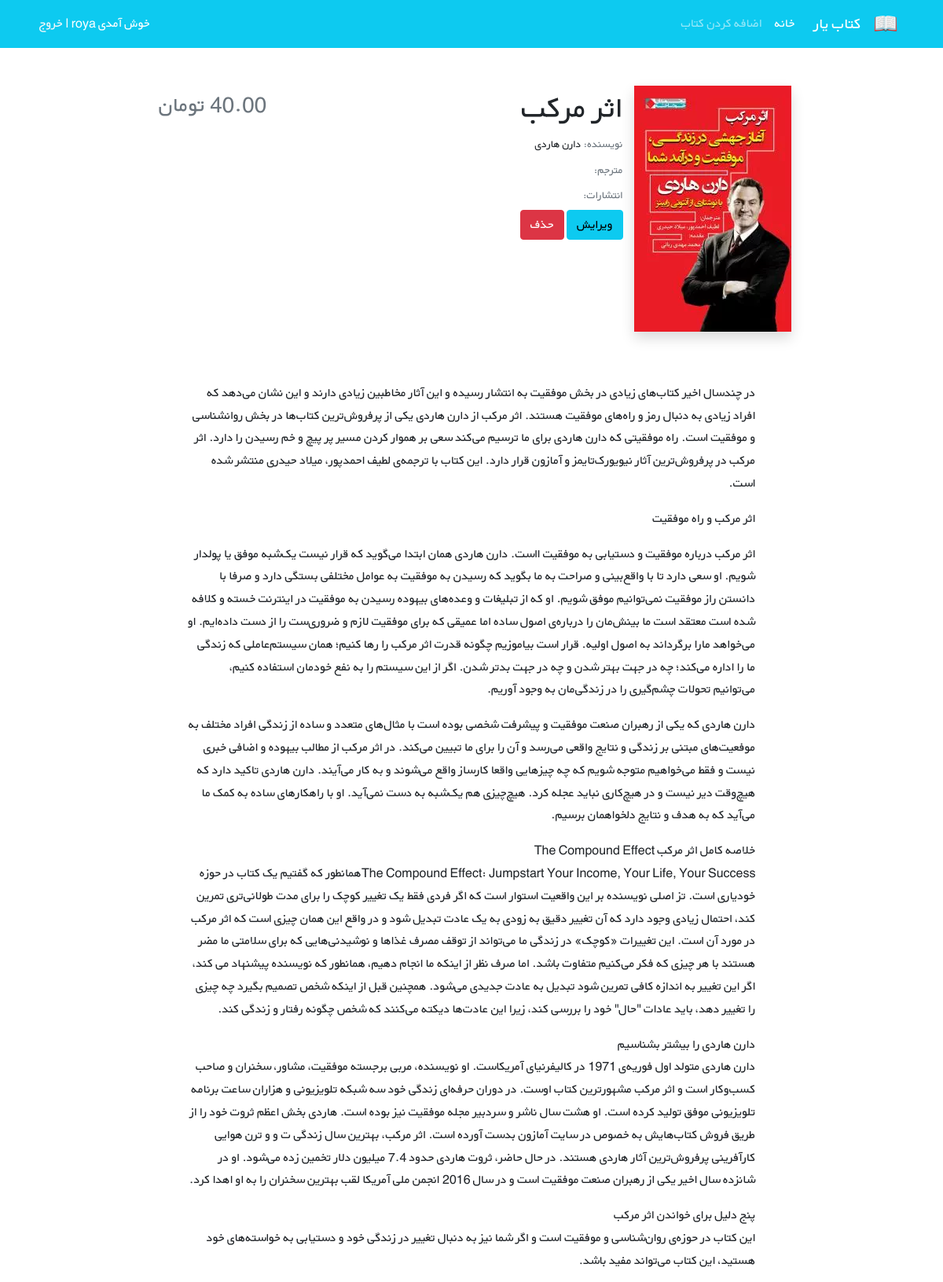
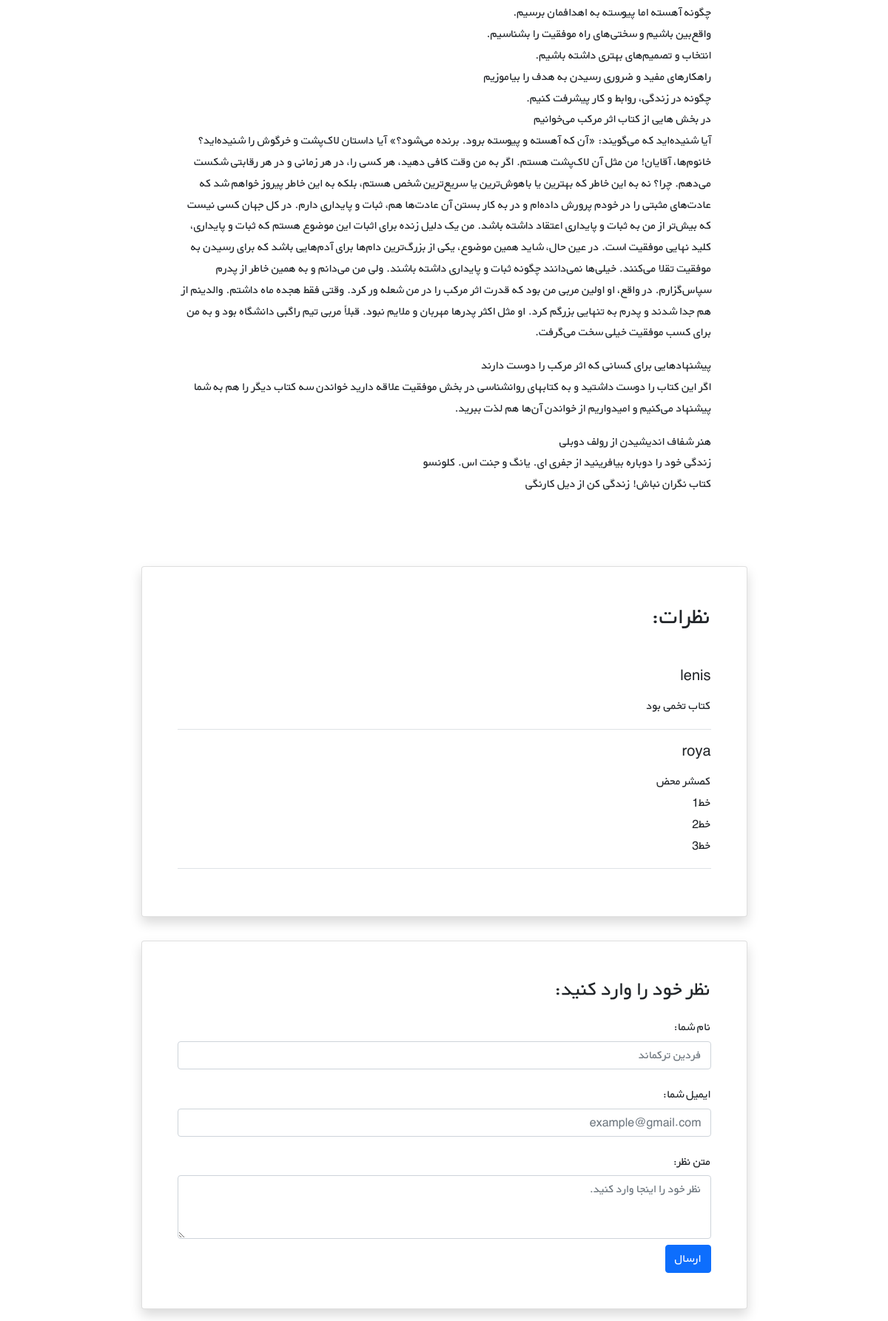
Screenshot of /7/ (signed in) with the database file from the repository (2 pictures, top to bottom).
### books/models.py (models this page shows, shortened)
class Book(models.Model):
    title = models.CharField(max_length=200)
    author = models.CharField(max_length=200)
    description = models.TextField()
    price = models.DecimalField(max_digits=5, decimal_places=2)
    cover = models.ImageField(upload_to='books_cover/', blank=True)
    translator = models.CharField(max_length=200, blank=True)
    publishers = models.CharField(max_length=200, blank=True)

class Comment(models.Model):
    text = models.TextField()
    user = models.ForeignKey(get_user_model(), on_delete=models.CASCADE)
    book = models.ForeignKey(Book, on_delete=models.CASCADE, related_name='comments')
    datetime_create = models.DateTimeField(auto_now_add=True)

### accounts/models.py (models this page shows)
class CustomUser(AbstractUser):
    age = models.PositiveIntegerField(null=True, blank=True)

### books/views.py (the view)
# urls.py: path('<int:pk>/', views.book_detail_view, name='book_detail'),
def book_detail_view(request, pk):
    book = get_object_or_404(Book, pk=pk)
    book_comments = book.comments.all()
    return render(request, 'books/book_detail.html', {'book': book, 'comments': book_comments})

### books/templates/books/book_detail.html (shortened to what this page needs)
{% extends '_base.html' %}
{% load static %}
{% block content %}
    <div class="container mt-5" dir="rtl">
        <div class="">
            <div class="">
                <div class="d-flex justify-content-center">
                    <div class="row w-sm-75 w-100">
                        <div class="col-xs-12 col-md-3 d-flex justify-content-center">
                            <div>
                                {% if book.cover %}
                                    <img class="shadow" src="{{ book.cover.url }}" class="img-fluid rounded-start"
                                         alt="...">
                                {% else %}
                                    <img class="shadow" src="{% static 'icons/book.png' %}"
                                         class="img-fluid rounded-start" alt="...">
                                {% endif %}
                            </div>
                        </div>
                        <div class="col-xs-12 col-md-6 text-center text-md-end mt-md-1 mt-4">
                            <h1>{{ book.title }}</h1>
                            <h5 class="small my-1"><span class="text-muted">نویسنده: </span>{{ book.author }}</h5>
                            <h5 class="small my-1"><span class="text-muted">مترجم: </span>{{ book.translator }}</h5>
                            <h5 class="small my-1"><span class="text-muted">انتشارات: </span>{{ book.publishers }}</h5>
                            <a href="{% url 'book_update' book.id %}"><button class="btn btn-info" type="button">ویرایش</button></a>
                            <a href="{% url 'book_delete' book.id %}"><button class="btn btn-danger" type="button">حذف</button></a>
                        </div>
                        <div class="col-xs-12 col-md-3 d-flex flex-column">
                            <h3 class="align-self-center pt-2 text-muted align-self-md-end">
                                {{ book.price }} تومان
                            </h3>
                        </div>
                    </div>
                </div>
                <div class="d-flex justify-content-center">
                    <div class="my-3 p-5 w-sm-75 w-100">
                        {{ book.description|linebreaks }}
                    </div>
                </div>
                <div class="d-flex justify-content-center">
                    <div class="card shadow my-3 p-5 w-sm-75 w-100">
                        <h2 class="mb-5">نظرات:</h2>
                        {% for comment in comments %}
                        <div class="border-bottom mb-3">
                            <h5 class="mb-3">{{ comment.user.username }} </h5>
                            <p>{{ comment.text|linebreaks }}</p>
                        </div>
                    {% endfor %}
                    </div>
                </div>
                <div class="d-flex justify-content-center">
                    <div class="card shadow my-3 p-5 w-sm-75 w-100">
                        <h3>نظر خود را وارد کنید:</h3>
                        <form method="POST">
                            <div class="form-group py-2">
                                <label class="py-1" for="author_name">نام شما:</label>
                                <input type="text" class="form-control" placeholder="فردین ترکماند" name="author_name">
                            </div>
                            <div class="form-group py-2">
                                <label class="py-1" for="email">ایمیل شما:</label>
                                <input type="email" class="form-control" placeholder="example@gmail.com" name="email">
                            </div>
                            <div class="form-group py-2">
                                <label class="py-1" for="comment_text">متن نظر:</label>
                                <textarea class="form-control" name="text" rows="3"
                                          placeholder="نظر خود را اینجا وارد کنید."></textarea>
                            </div>
                            <button type="submit" class="btn btn-primary">ارسال</button>
                        </form>
                    </div>
                </div>
            </div>
        </div>
    </div>
{% endblock %}

### static/css/style.css (style rules this page uses)
* { font-family: 'BYekan', sans-serif; line-height: 1.8rem; }
@media (min-width: 576px) { .w-sm-75 { width: 75%!important; } }

### rows the page displays
Book: cover (picture), title "اثر مرکب", author "دارن هاردی", description "در چندسال اخیر کتاب‌های زیادی در بخش موفقیت به انتشار رسیده و این آثار مخاطبین زیادی دارند و این نشان می‌دهد که افراد زیادی به دنبال رمز و راه‌های موفقیت هستند. اثر مرکب از دارن هاردی یکی از پرفروش‌ترین کتاب‌ها در بخش روانشناسی و موفقیت است. راه موفقیتی که دارن هاردی برای ما ترسیم می‌کند سعی بر هموار کردن مسیر پر پیچ و خم رسیدن را دارد. اثر مرکب در پرفروش‌ترین آثار نیویورک‌تایمز و آمازون قرار دارد. این کتاب با ترجمه‌ی لطیف احمدپور، میلاد حیدری منتشر شده است. اثر مرکب و راه موفقیت اثر مرکب درباره موفقیت و دستیابی به موفقیت ااست. دارن هاردی همان ابتدا می‌گوید که قرار نیست یک‌شبه موفق یا پولدار شویم. او سعی دارد تا با واقع‌بینی و صراحت به ما بگوید که رسیدن به موفقیت به عوامل مختلفی بستگی دارد…"
Comment: user.username "lenis", text "کتاب تخمی بود"
Comment: user.username "roya", text "کصشر محض خط1 خط2 خط3"
